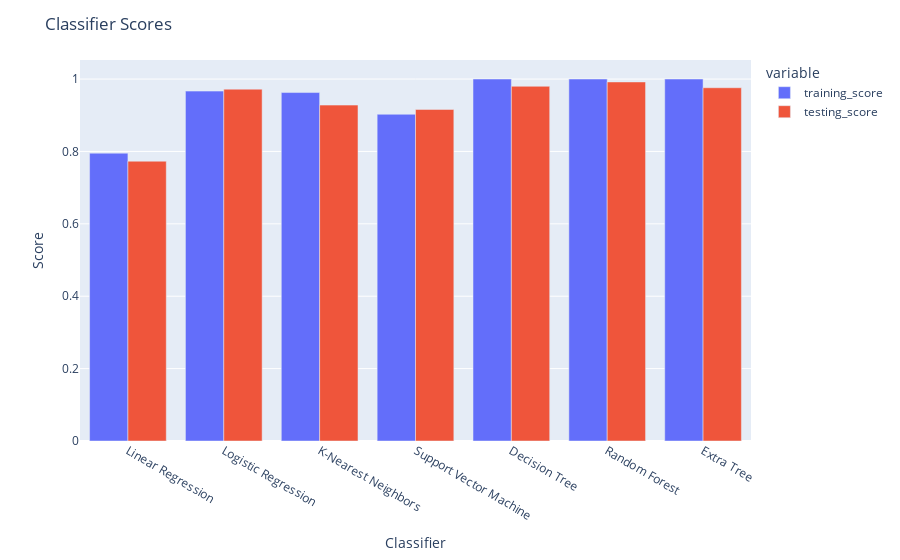

Write notebook code for a chart like this one.
### Code cell
# plot the results as an interactive plotly plot   
import plotly.express as px
import plotly.io as pio

df = pd.DataFrame(classifier_results)
fig = px.bar(df, x='name', y=['training_score', 'testing_score'], barmode='group')
fig.update_layout(title='Classifier Scores', yaxis_title='Score', xaxis_title='Classifier')
fig.show()

# save the plot as an image
pio.write_image(fig, 'Plots/classifier_scores.png')

### Figure 1 — Plotly figure (JSON) as saved in the notebook; plotly's stock layout.template omitted (floating-point values rounded to 4 significant figures)
{"data": [{"alignmentgroup": "True", "hovertemplate": "variable=training_score<br>name=%{x}<br>value=%{y}<extra></extra>", "legendgroup": "training_score", "marker": {"color": "#636efa", "pattern": {"shape": ""}}, "name": "training_score", "offsetgroup": "training_score", "orientation": "v", "showlegend": true, "textposition": "auto", "type": "bar", "x": ["Linear Regression", "Logistic Regression", "K-Nearest Neighbors", "Support Vector Machine", "Decision Tree", "Random Forest", "Extra Tree"], "xaxis": "x", "y": [0.7952, 0.9667, 0.9627, 0.9027, 1, 1, 1], "yaxis": "y"}, {"alignmentgroup": "True", "hovertemplate": "variable=testing_score<br>name=%{x}<br>value=%{y}<extra></extra>", "legendgroup": "testing_score", "marker": {"color": "#EF553B", "pattern": {"shape": ""}}, "name": "testing_score", "offsetgroup": "testing_score", "orientation": "v", "showlegend": true, "textposition": "auto", "type": "bar", "x": ["Linear Regression", "Logistic Regression", "K-Nearest Neighbors", "Support Vector Machine", "Decision Tree", "Random Forest", "Extra Tree"], "xaxis": "x", "y": [0.7731, 0.972, 0.928, 0.916, 0.98, 0.992, 0.976], "yaxis": "y"}], "layout": {"barmode": "group", "legend": {"title": {"text": "variable"}, "tracegroupgap": 0}, "margin": {"t": 60}, "title": {"text": "Classifier Scores"}, "xaxis": {"anchor": "y", "domain": [0, 1], "title": {"text": "Classifier"}}, "yaxis": {"anchor": "x", "domain": [0, 1], "title": {"text": "Score"}}}}
